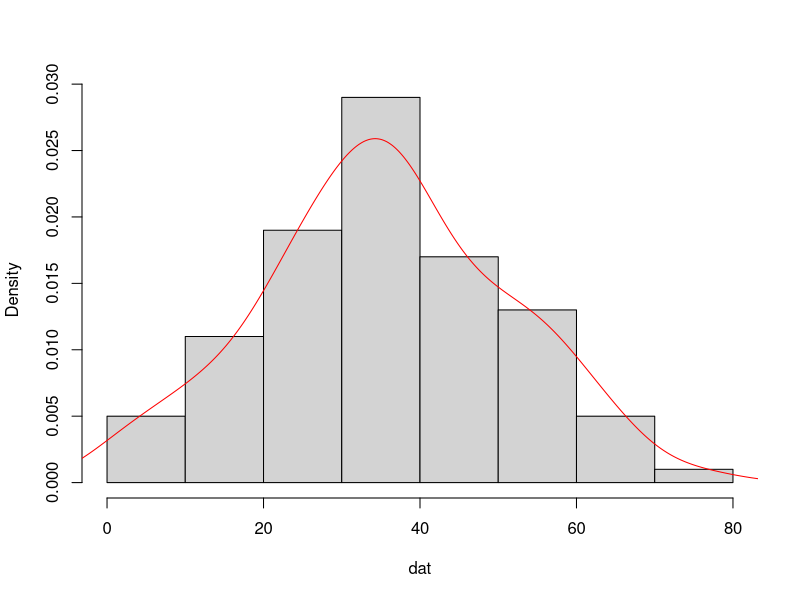
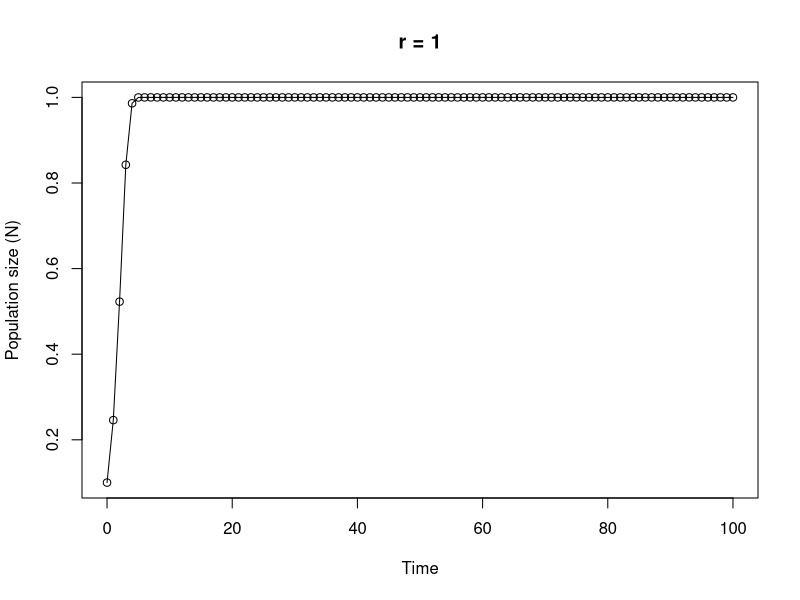

Reproduce these figures in R, in order.
## ---- chunk 1
knitr::opts_chunk$set(echo=TRUE, message = FALSE, warning = FALSE, eval = FALSE, cache = FALSE)
## ---- chunk 2
    
    # area of a circle
    # the equation to calculate the area of a circle is pi * radius^2
    
    circle.area <- function(d){ 
    	pi * (d/2)^2
    }
    
    # to use your new function
    
    circle.area(10)
    # [1] 78.53982
    
    # to test on a vector of diameters
    # first create a vector with diameters ranging from 0 to 50 in steps of 10
    
    cir.diam <- seq(from = 0, to = 50, by = 10)
    
    # test your function
    
    circle.area(cir.diam)
    # [1]    0.00000   78.53982  314.15927  706.85835 1256.63706 1963.49541
## ---- chunk 3
    
    far.cent <- function(a){
    	val <- (a-32)*5/9
    	print(paste("Fahrenheit: ", round(a, digits = 3), "oF",sep = " "), quote = FALSE)# round 3dp
    	print(paste("Centigrade: ", round(val, digits = 3), "oC", sep = " "), quote = FALSE)# round 3dp
    }
    
    # alternative Fahrenheit to centigrade using cat function
    
    far.cent2 <- function(a){
    	val <- (a - 32) * 5/9	#calculation
    	cat("Fahrenheit: ", round(a, digits = 3), "oF", "\n")   # use cat function
    	cat("Centigrade: ", round(val, digits = 3), "oC", "\n")   
    }
    
## ---- chunk 4
    
    # Create a vector of normally distributed data
    # length 100, mean 35 and standard deviation of 29
    
    vals <- rnorm(100, 35, 15)	# create some norm dist data mean 35, sd = 15
    
    summary.fun <- function(dat){
    	mymean <- round(mean(dat), digits = 4)      	# calc mean
    	mymedian <- round(median(dat), digits = 4)    # calc median
    	mymin <- round(min(dat), digits = 4)          # calc min
    	mymax <- round(max(dat), digits = 4)          # calc max
    	print(paste("mean:", mymean, sep = " "), quote = FALSE)     # print mean
    	print(paste("median:", mymedian, sep = " "), quote = FALSE)     # print median
    	print(paste("range:", "from:", mymin, "to", mymax, sep = " "), quote = FALSE) 
    	dens <- density(dat)                          # estimate density curve
    	hist(dat, main = "",type = "l",freq = FALSE)  # plot histogram
    	lines(dens, lty = 1, col = "red")             # plot density curve
    }
    
    # use the function
    summary.fun(vals)
## ---- chunk 5
    
    # calculate a median
    
    ourmedian <- function(x){
    	n <- length(x)
    	if (n %% 2 == 1)      # odd numbers
    	  sort(x)[(n + 1)/2]  # find the middle number by adding 1 to length and div 2
    	else {                # even numbers
    	  middletwo <- sort(x)[(n/2) + 0:1]   #find the two middle numbers
    	  mean(middletwo)
    	  }
    }
    
    # use the function
    mydat <- sample(1:50, size = 10, replace = TRUE )
    
    # our function
    ourmedian(mydat)
    
    # R median function
    median(mydat)
## ---- chunk 6
    
    # function to simulate Ricker model
    
    Ricker.model <- function(nzero, r, time, K=1){     # sets initial parameters
      N <- numeric(time + 1)    # creates a real vector of length time+1 to store values of Nt+1
      N[1] <- nzero             # sets initial population size in first element of N
      for (i in 1:time) {				# loops over time
          N[i+1] <- N[i]*exp(r*(1 - N[i]/K))    
      }
      Time <- 0:time   					 # creates vector for x axis
      plot(Time, N, type = "o", xlim = c(0, time), xlab = "Time", ylab = "Population size (N)", main = paste("r =", r, sep=" "))   # plots     output
    }
    
    # To run
    # play around with the different parameters, especially r
    Ricker.model(nzero=0.1,r=1,time=100)
    
